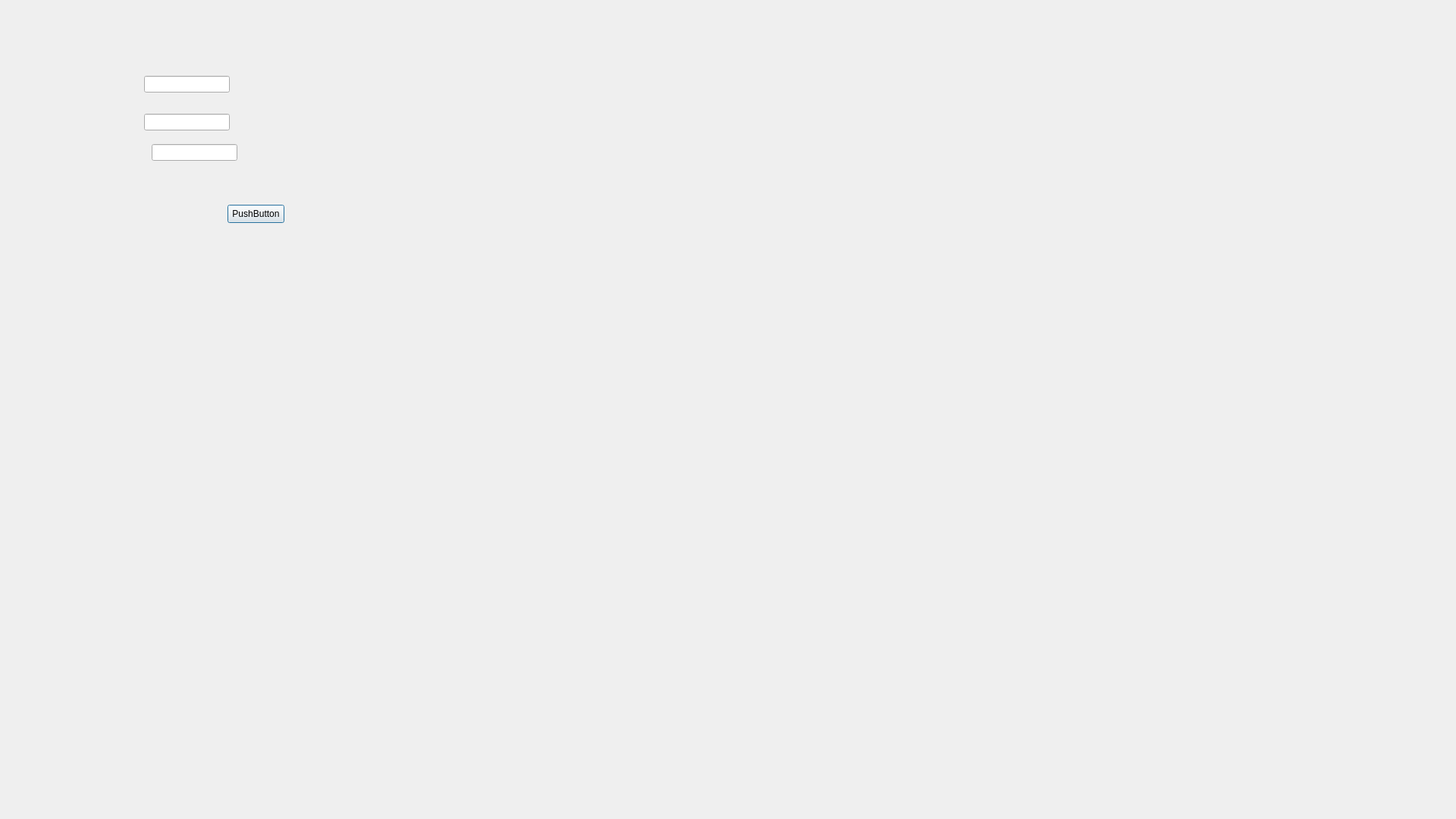
<?xml version="1.0" encoding="UTF-8"?>
<ui version="4.0">
 <class>graveComboBox</class>
 <widget class="QDialog" name="graveComboBox">
  <property name="geometry">
   <rect>
    <x>0</x>
    <y>0</y>
    <width>1920</width>
    <height>1080</height>
   </rect>
  </property>
  <property name="minimumSize">
   <size>
    <width>1920</width>
    <height>1080</height>
   </size>
  </property>
  <property name="windowTitle">
   <string>Dialog</string>
  </property>
  <widget class="QLineEdit" name="lineEdit">
   <property name="geometry">
    <rect>
     <x>190</x>
     <y>100</y>
     <width>113</width>
     <height>22</height>
    </rect>
   </property>
  </widget>
  <widget class="QLineEdit" name="lineEdit_2">
   <property name="geometry">
    <rect>
     <x>190</x>
     <y>150</y>
     <width>113</width>
     <height>22</height>
    </rect>
   </property>
  </widget>
  <widget class="QLineEdit" name="lineEdit_3">
   <property name="geometry">
    <rect>
     <x>200</x>
     <y>190</y>
     <width>113</width>
     <height>22</height>
    </rect>
   </property>
  </widget>
  <widget class="QPushButton" name="pushButton">
   <property name="geometry">
    <rect>
     <x>300</x>
     <y>270</y>
     <width>75</width>
     <height>24</height>
    </rect>
   </property>
   <property name="text">
    <string>PushButton</string>
   </property>
  </widget>
 </widget>
 <resources/>
 <connections/>
</ui>
